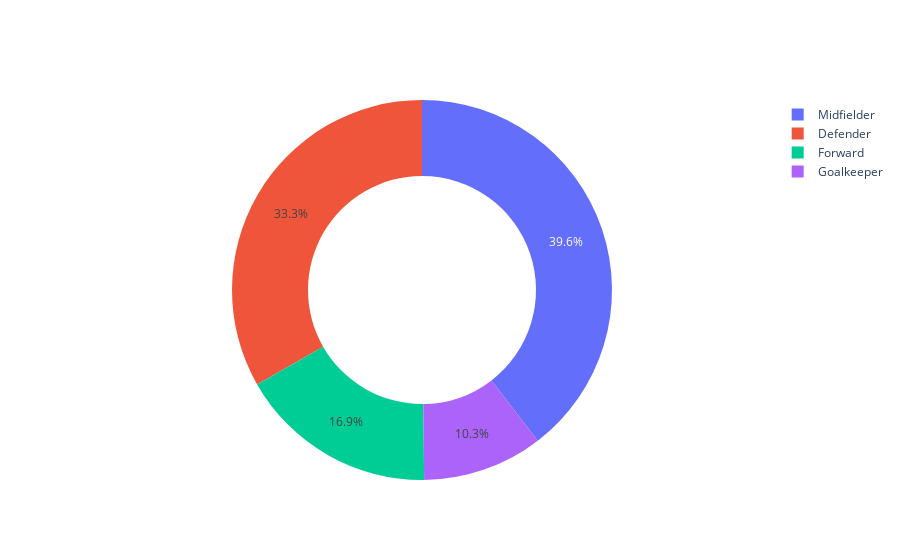

This figure's notebook cell:
### Markdown cell above
#### Percentage of Players per Position

### Code cell
import plotly.graph_objects as go

fig = go.Figure(data=[go.Pie(labels= df_num_pos.Position,
                             values=df_num_pos.Name, hole=.6)])
fig.show()

### Figure 1 — Plotly figure (JSON) as saved in the notebook; plotly's stock layout.template omitted (floating-point values rounded to 4 significant figures)
{"data": [{"hole": 0.6, "labels": ["Defender", "Forward", "Goalkeeper", "Midfielder", "Defender", "Forward", "Goalkeeper", "Midfielder", "Defender", "Forward", "Goalkeeper", "Midfielder", "Defender", "Forward", "Goalkeeper", "Midfielder", "Defender", "Forward", "Goalkeeper", "Midfielder", "Defender", "Forward", "Goalkeeper", "Midfielder", "Defender", "Forward", "Goalkeeper", "Midfielder", "Defender", "Forward", "Goalkeeper", "Midfielder", "Defender", "Forward", "Goalkeeper", "Midfielder", "Defender", "Forward", "Goalkeeper", "Midfielder", "Defender", "Forward", "Goalkeeper", "Midfielder", "Defender", "Forward", "Goalkeeper", "Midfielder", "Defender", "Forward", "Goalkeeper", "Midfielder", "Defender", "Forward", "Goalkeeper", "Midfielder", "Defender", "Forward", "Goalkeeper", "Midfielder", "Defender", "Forward", "Goalkeeper", "Midfielder", "Defender", "Forward", "Goalkeeper", "Midfielder", "Defender", "Forward", "Goalkeeper", "Midfielder", "Defender", "Forward", "Goalkeeper", "Midfielder", "Defender", "Forward", "Goalkeeper", "Midfielder"], "type": "pie", "values": [7, 5, 4, 13, 11, 7, 3, 11, 10, 6, 4, 9, 8, 6, 3, 9, 11, 5, 3, 7, 9, 3, 3, 9, 10, 4, 3, 12, 10, 4, 3, 9, 10, 4, 2, 14, 8, 3, 3, 11, 9, 6, 2, 11, 11, 6, 3, 13, 10, 3, 2, 15, 11, 6, 3, 11, 11, 6, 3, 13, 7, 4, 2, 10, 8, 3, 3, 11, 8, 5, 3, 10, 8, 5, 2, 9, 8, 3, 3, 13]}], "layout": {}}
